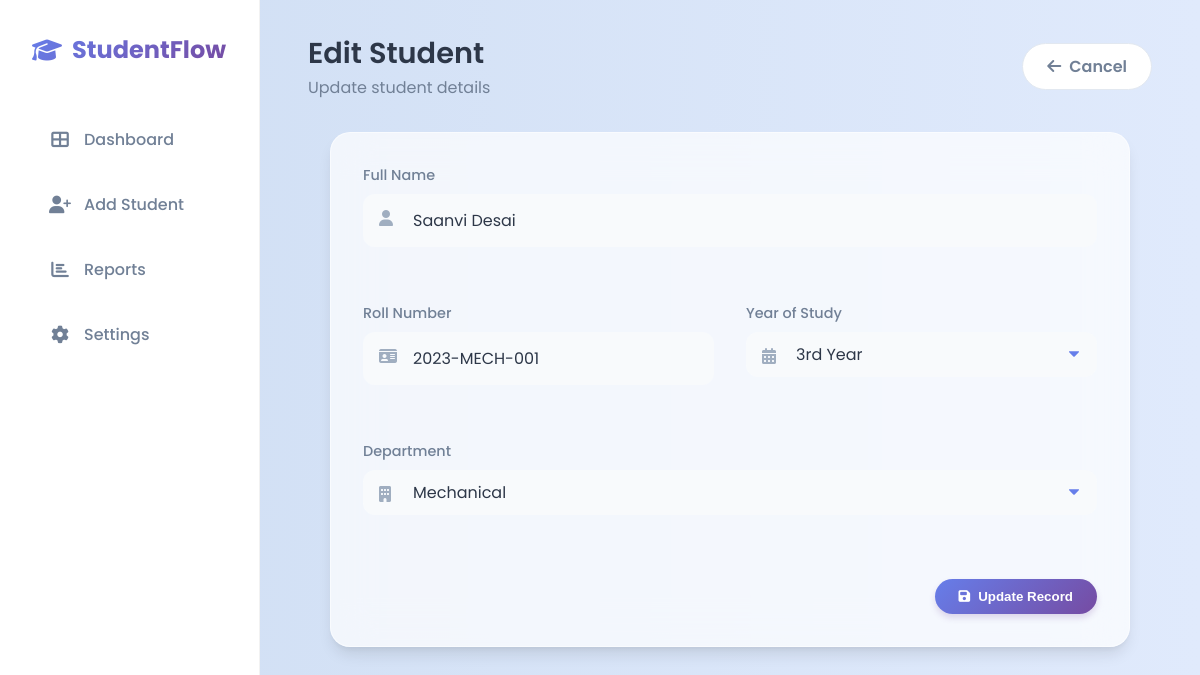
Page /edit/2 on the committed database.
### tables this page shows
CREATE TABLE students (
            id INTEGER PRIMARY KEY AUTOINCREMENT,
            name TEXT NOT NULL,
            roll_no TEXT UNIQUE NOT NULL,
            department TEXT NOT NULL,
            year INTEGER NOT NULL
        );

### app.py (the view, shortened to what this page needs)
@app.route('/edit/<int:id>', methods=['GET', 'POST'])
def edit_student(id):
    conn = sqlite3.connect(DB_NAME)
    cursor = conn.cursor()
    cursor.execute("SELECT * FROM students WHERE id=?", (id,))
    student = cursor.fetchone()
    conn.close()
    if student:
        return render_template('edit.html', student=student)
    else:
        flash("Student not found.", "error")
        return redirect(url_for('index'))

### templates/edit.html (shortened to what this page needs)
{% extends 'base.html' %}
{% block content %}
<div class="page-header">
    <div>
        <h2 class="page-title">Edit Student</h2>
        <p style="color: var(--text-secondary);">Update student details</p>
    </div>
    <a href="{{ url_for('index') }}" class="btn"
        style="background: white; color: var(--text-secondary); box-shadow: none; border: 1px solid #e2e8f0;">
        <i class="fas fa-arrow-left"></i> Cancel
    </a>
</div>
<div class="glass-panel" style="max-width: 800px; margin: 0 auto;">
    <form action="{{ url_for('edit_student', id=student[0]) }}" method="POST">
        <div style="display: grid; grid-template-columns: 1fr 1fr; gap: 2rem;">
            <div class="form-group" style="grid-column: span 2;">
                <label for="name" class="form-label">Full Name</label>
                <div style="position: relative;">
                    <i class="fas fa-user" style="position: absolute; left: 16px; top: 16px; color: #a0aec0;"></i>
                    <input type="text" id="name" name="name" class="form-input" style="padding-left: 48px;"
                        value="{{ student[1] }}" required>
                </div>
            </div>
            <div class="form-group">
                <label for="roll_no" class="form-label">Roll Number</label>
                <div style="position: relative;">
                    <i class="fas fa-id-card" style="position: absolute; left: 16px; top: 16px; color: #a0aec0;"></i>
                    <input type="text" id="roll_no" name="roll_no" class="form-input" style="padding-left: 48px;"
                        value="{{ student[2] }}" required>
                </div>
            </div>
            <div class="form-group">
                <label for="year" class="form-label">Year of Study</label>
                <div style="position: relative;">
                    <i class="fas fa-calendar-alt"
                        style="position: absolute; left: 16px; top: 16px; color: #a0aec0;"></i>
                    <select id="year" name="year" class="form-input form-select" style="padding-left: 48px;" required>
                        <option value="3" {% if student[4]==3 %}selected{% endif %}>3rd Year</option>
                    </select>
                </div>
            </div>
            <div class="form-group" style="grid-column: span 2;">
                <label for="department" class="form-label">Department</label>
                <div style="position: relative;">
                    <i class="fas fa-building" style="position: absolute; left: 16px; top: 16px; color: #a0aec0;"></i>
                    <select id="department" name="department" class="form-input form-select" style="padding-left: 48px;"
                        required>
                        <option value="Mechanical" {% if student[3]=='Mechanical' %}selected{% endif %}>Mechanical
                        </option>
                    </select>
                </div>
            </div>
        </div>
        <div style="margin-top: 2.5rem; text-align: right;">
            <button type="submit" class="btn">
                <i class="fas fa-save"></i> Update Record
            </button>
        </div>
    </form>
</div>
{% endblock %}

### static/style.css (style rules this page uses)
:root { --primary-gradient: linear-gradient(135deg, #667eea 0%, #764ba2 100%); --secondary-gradient: linear-gradient(135deg, #FF6B6B 0%, #d83d3d 100%); --bg-gradient: linear-gradient(135deg, #f5f7fa 0%, #c3cfe2 100%); --glass-bg: rgba(255, 255, 255, 0.7); --glass-border: rgba(255, 255, 255, 0.5); --text-primary: #2d3748; --text-secondary: #718096; --shadow-lg: 0 10px 15px -3px rgba(0, 0, 0, 0.1), 0 4px 6px -2px rgba(0, 0, 0, 0.05); --sidebar-width: 260px; }
* { box-sizing: border-box; margin: 0; padding: 0; }
body { font-family: 'Poppins', sans-serif; background: #e0eafc; background: -webkit-linear-gradient(to right, #cfdef3, #e0eafc); background: linear-gradient(to right, #cfdef3, #e0eafc); color: var(--text-primary); min-height: 100vh; overflow-x: hidden; }
.glass-panel { background: var(--glass-bg); backdrop-filter: blur(20px); -webkit-backdrop-filter: blur(20px); border: 1px solid var(--glass-border); border-radius: 20px; box-shadow: var(--shadow-lg); padding: 2rem; margin-bottom: 2rem; }
.page-header { margin-bottom: 2rem; display: flex; justify-content: space-between; align-items: center; }
.page-title { font-size: 1.8rem; font-weight: 600; color: var(--text-primary); }
.btn { display: inline-flex; align-items: center; gap: 8px; padding: 10px 24px; background: var(--primary-gradient); color: white; border: none; border-radius: 50px; font-weight: 600; text-decoration: none; cursor: pointer; transition: transform 0.2s, box-shadow 0.2s; box-shadow: 0 4px 6px rgba(118, 75, 162, 0.2); }
.form-group { margin-bottom: 1.5rem; }
.form-label { display: block; margin-bottom: 0.5rem; color: var(--text-secondary); font-size: 0.9rem; font-weight: 500; }
.form-input { width: 100%; padding: 12px 16px; border: 2px solid transparent; background: #f8fafc; border-radius: 12px; font-family: inherit; font-size: 1rem; color: var(--text-primary); transition: all 0.3s; }
.form-select { appearance: none; background-repeat: no-repeat; background-position: right 1rem center; background-size: 0.65em; }

### rows in the picture
students: name "Saanvi Desai", roll_no "2023-MECH-001", year "3rd Year", department "Mechanical"
